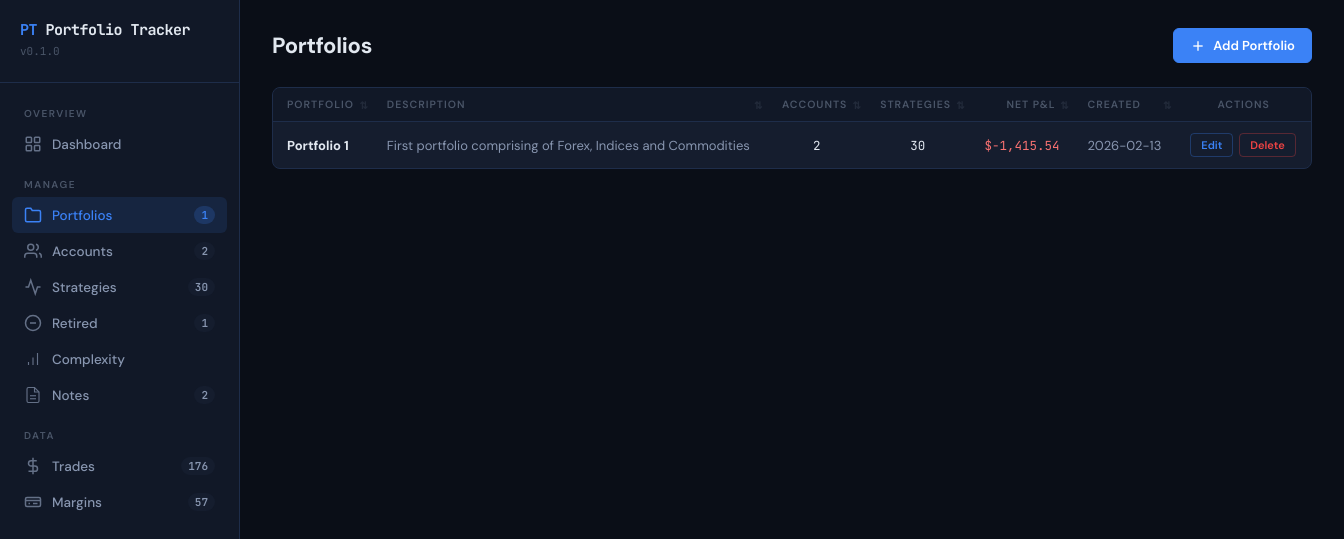
The page /portfolios on the database its author committed.
### app.py (models this page shows)
class Portfolio(db.Model):
    __tablename__ = 'Portfolios'
    PortfolioID = db.Column(db.Integer, primary_key=True, autoincrement=True)
    PortfolioName = db.Column(db.Text, nullable=False)
    Description = db.Column(db.Text)
    CreatedAt = db.Column(db.Text, default=lambda: datetime.now(timezone.utc).strftime('%Y-%m-%d %H:%M:%S'))
    accounts = db.relationship('Account', backref='portfolio', lazy=True)

### app.py (the view)
@app.route('/portfolios')
def portfolios():
    all_portfolios = Portfolio.query.order_by(Portfolio.CreatedAt.desc()).all()
    portfolio_data = []
    for p in all_portfolios:
        accts = Account.query.filter_by(PortfolioID=p.PortfolioID).all()
        acct_ids = [a.AccountID for a in accts]
        if acct_ids:
            strats = Strategy.query.filter(Strategy.AccountID.in_(acct_ids)).all()
        else:
            strats = []
        pnl = sum(s.LiveNetProfit or 0 for s in strats)
        unassigned = Strategy.query.filter(
            Strategy.AccountID.is_(None)
        ).all()
        pnl += sum(s.LiveNetProfit or 0 for s in unassigned)
        portfolio_data.append({
            'portfolio': p,
            'account_count': len(accts),
            'strategy_count': len(strats),
            'total_pnl': pnl,
        })
    return render_template('portfolios.html',
        portfolio_data=portfolio_data,
    )

### app.py (called while the page is built)
@app.context_processor
def inject_sidebar_counts():
    try:
        return {
            'portfolio_count': Portfolio.query.count(),
            'account_count': Account.query.count(),
            'strategy_count': Strategy.query.filter_by(Status='Running').count(),
            'retired_count': Strategy.query.filter_by(Status='Retired').count(),
            'trade_count': Trade.query.count(),
            'margin_count': MarginData.query.count(),
            'note_count': Note.query.count(),
            'today': datetime.now(timezone.utc).strftime('%Y-%m-%d'),
        }
    except Exception:
        return {
            'portfolio_count': 0,
            'account_count': 0,
            'strategy_count': 0,
            'retired_count': 0,
            'trade_count': 0,
            'margin_count': 0,
            'note_count': 0,
        }

### templates/portfolios.html (shortened to what this page needs)
{% extends "base.html" %}
{% set active_page = 'portfolios' %}
{% block content %}
<div class="page-header">
  <h2>Portfolios</h2>
  <div class="page-header-actions">
    <button class="btn btn-primary" onclick="openModal('add-portfolio')">
      <svg viewBox="0 0 24 24" fill="none" stroke="currentColor" stroke-width="2"><line x1="12" y1="5" x2="12" y2="19"/><line x1="5" y1="12" x2="19" y2="12"/></svg>
      Add Portfolio
    </button>
  </div>
</div>
{% if portfolio_data %}
<div class="data-table-wrapper">
  <table class="data-table">
    <thead>
      <tr>
        <th data-sort="string">Portfolio</th>
        <th data-sort="string">Description</th>
        <th class="center" data-sort="number">Accounts</th>
        <th class="center" data-sort="number">Strategies</th>
        <th class="right" data-sort="currency">Net P&L</th>
        <th data-sort="date">Created</th>
        <th class="center">Actions</th>
      </tr>
    </thead>
    <tbody>
      {% for pd in portfolio_data %}
      {% set p = pd.portfolio %}
      <tr>
        <td><strong>{{ p.PortfolioName }}</strong></td>
        <td class="muted">{{ p.Description or '—' }}</td>
        <td class="center mono">{{ pd.account_count }}</td>
        <td class="center mono">{{ pd.strategy_count }}</td>
        <td class="right mono {{ 'green' if pd.total_pnl >= 0 else 'red' }}">
          ${{ '{:,.2f}'.format(pd.total_pnl) }}
        </td>
        <td class="muted">{{ p.CreatedAt[:10] if p.CreatedAt else '—' }}</td>
        <td class="center">
          <div class="action-btns">
            <button class="action-btn blue" onclick="openEditPortfolio({{ p.PortfolioID }}, '{{ p.PortfolioName }}', '{{ p.Description or '' }}')">Edit</button>
            <button class="action-btn red" onclick="confirmDelete('delete-portfolio-{{ p.PortfolioID }}', '{{ p.PortfolioName }}')">Delete</button>
          </div>
        </td>
      </tr>
      {% endfor %}
    </tbody>
  </table>
</div>
{% endif %}
{% endblock %}

### static/css/style.css (style rules this page uses)
:root { --bg-primary: #0a0e17; --bg-secondary: #111827; --bg-card: #151d2e; --bg-card-hover: #1a2440; --bg-input: #0d1220; --border: #1e2d4a; --border-focus: #3b82f6; --text-primary: #e2e8f0; --text-secondary: #8896b0; --text-muted: #4a5568; --accent-blue: #3b82f6; --accent-green: #10b981; --accent-red: #ef4444; --accent-amber: #f59e0b; --accent-purple: #8b5cf6; --accent-cyan: #06b6d4; --profit-green: #34d399; --loss-red: #f87171; --tag-trend-bg: rgba(59,130,246,0.15); --tag-trend-text: #60a5fa; --tag-mr-bg: rgba(168,85,247,0.15); --tag-mr-text: #c084fc; --tag-breakout-bg: rgba(245,158,11,0.15); --tag-breakout-text: #fbbf24; --tag-long-bg: rgba(16,185,129,0.15); --tag-long-text: #34d399; --tag-short-bg: rgba(239,68,68,0.15); --tag-short-text: #f87171; --tag-both-bg: rgba(6,182,212,0.15); --tag-both-text: #22d3ee; }
* { margin: 0; padding: 0; box-sizing: border-box; }
body { font-family: 'DM Sans', sans-serif; background: var(--bg-primary); color: var(--text-primary); min-height: 100vh; }
.page-header { display: flex; align-items: center; justify-content: space-between; margin-bottom: 24px; }
.page-header h2 { font-size: 22px; font-weight: 700; letter-spacing: -0.3px; }
.page-header-actions { display: flex; gap: 10px; align-items: center; }
.btn { display: inline-flex; align-items: center; gap: 7px; padding: 8px 16px; border-radius: 6px; font-size: 13px; font-weight: 600; font-family: 'DM Sans', sans-serif; cursor: pointer; border: 1px solid transparent; transition: all 0.15s; text-decoration: none; }
.btn svg { width: 16px; height: 16px; }
.btn-primary { background: var(--accent-blue); color: white; border-color: var(--accent-blue); }
.data-table-wrapper { background: var(--bg-card); border: 1px solid var(--border); border-radius: 8px; overflow: hidden; }
.data-table { width: 100%; border-collapse: collapse; font-size: 13px; }
.data-table thead th { background: var(--bg-secondary); padding: 10px 14px; text-align: left; font-size: 10.5px; font-weight: 600; text-transform: uppercase; letter-spacing: 1px; color: var(--text-muted); border-bottom: 1px solid var(--border); white-space: nowrap; }
.data-table thead th.right { text-align: right; }
.data-table thead th.center { text-align: center; }
.data-table tbody tr { border-bottom: 1px solid rgba(30, 45, 74, 0.5); transition: background 0.1s; }
.data-table tbody tr:last-child { border-bottom: none; }
.data-table tbody td { padding: 11px 14px; color: var(--text-primary); white-space: nowrap; }
.data-table tbody td.right { text-align: right; }
.data-table tbody td.center { text-align: center; }
.data-table tbody td.mono { font-family: 'JetBrains Mono', monospace; font-size: 12.5px; }
.data-table tbody td.red { color: var(--loss-red); }
.data-table tbody td.muted { color: var(--text-secondary); }
.action-btns { display: flex; gap: 6px; }
.action-btn { padding: 4px 10px; border-radius: 4px; font-size: 11px; font-weight: 600; border: 1px solid var(--border); background: transparent; color: var(--text-secondary); cursor: pointer; font-family: 'DM Sans', sans-serif; transition: all 0.15s; }
.action-btn.blue { color: var(--accent-blue); border-color: rgba(59,130,246,0.3); }
.action-btn.red { color: var(--accent-red); border-color: rgba(239,68,68,0.3); }
th.sortable { cursor: pointer; user-select: none; position: relative; padding-right: 18px !important; }
th.sortable::after { content: '⇅'; position: absolute; right: 4px; top: 50%; transform: translateY(-50%); font-size: 10px; opacity: 0.3; }

### rows shown on the page
Portfolio: PortfolioName "Portfolio 1", Description "First portfolio comprising of Forex, Indices and Commodities", CreatedAt "2026-02-13"

### other values the page prints
{{ portfolio_count }} "1"
{{ account_count }} "2"
{{ strategy_count }} "30"
{{ retired_count }} "1"
{{ note_count }} "2"
{{ trade_count }} "176"
{{ margin_count }} "57"
{{ pd.account_count }} "2"
{{ pd.strategy_count }} "30"
{{ '{:,.2f}'.format(pd.total_pnl) }} "-1,415.54"
